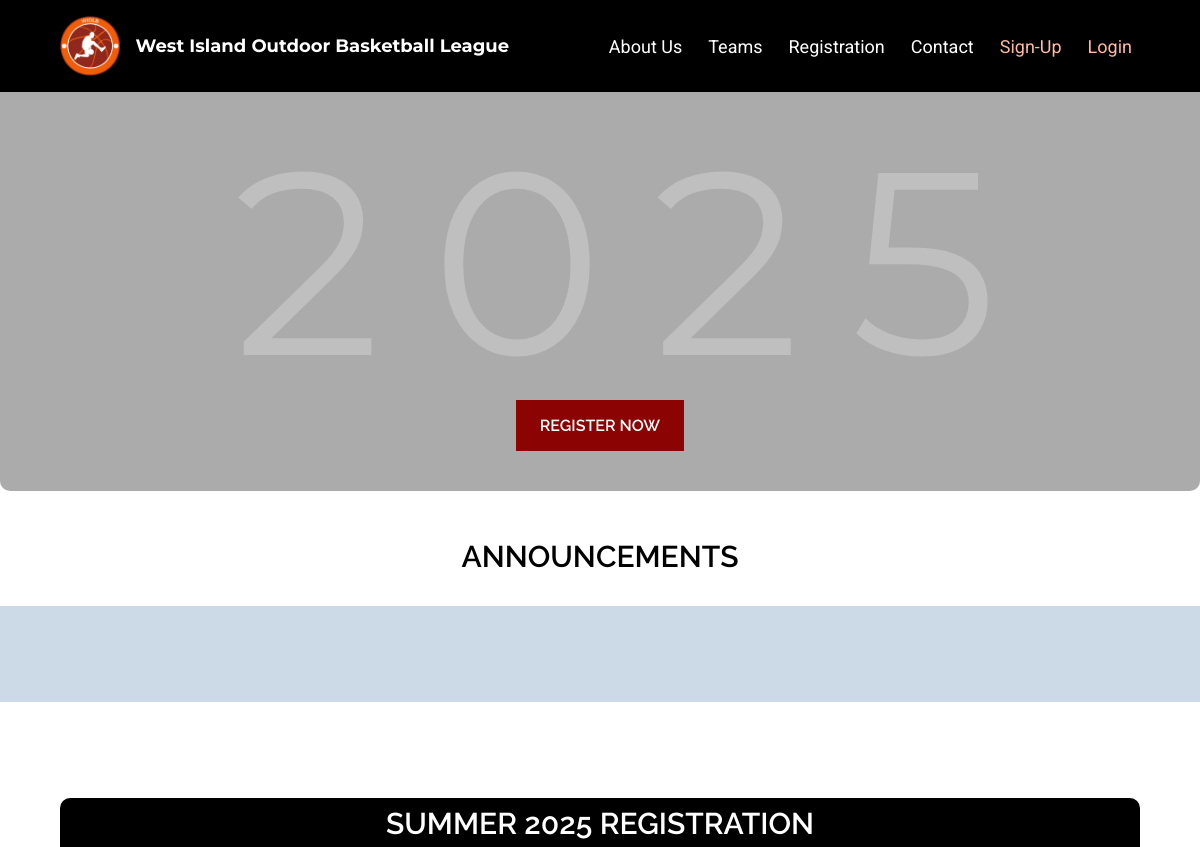
/wioblapp/ (upper part), run on an earlier commit of the app's database.
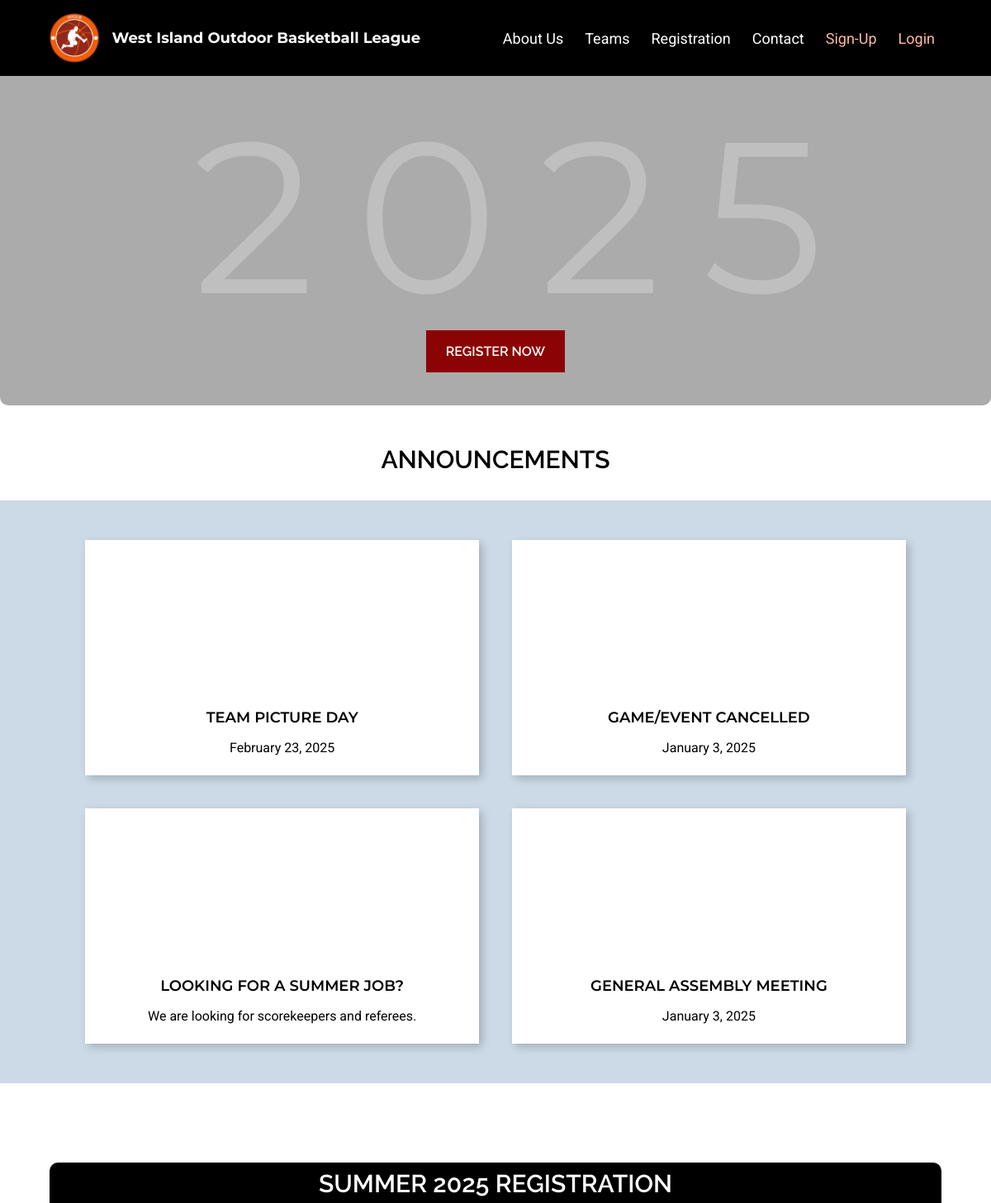
And on a later commit of the database.
### wioblapp/models.py (models this page shows, shortened)
class Announcement(models.Model):
    user_account = models.ForeignKey(UserAccount, on_delete=models.RESTRICT, related_name="announcements")
    title = models.CharField("Title", max_length=100)
    content = models.TextField("Content")
    img_url = models.URLField(blank=True, null=True)
    date = models.DateTimeField("Date", auto_now_add=True)

### wioblapp/views.py (the view)
# urls.py: path("", views.index, name="index"),
def index(request):
    announcements = Announcement.objects.order_by("-date")[:4]
    context = {
        "announcements": announcements,
    }
    return render(request, "index.html", context)

### wioblapp/templates/index.html (shortened to what this page needs)
{% extends 'base.html' %}
{% load static %}
{% block content %}
<section class="hero-banner">
    <video autoplay muted loop class="background-video">
        <source src="{% static 'videos/bannervid.mp4' %}" type="video/mp4">
    </video>
    <div class="hero-content">
        <div class="container">
            <h3>2025</h3>
            <a href="{% url 'registration' %}" class="action-button button">Register now</a>
        </div>
    </div>
</section>
<section class="announcements">
    <div class="section-heading">
        <div class="container">
            <h2>Announcements</h2>
        </div>
    </div>
    <div class="announcements-bg">
        <div class="container">
            <div class="announcements-flex">
                {% for announce in announcements %}
                <div class="announcement-card">
                    <div class="announcement-img" style="background-image: url('{{ announce.img_url }}');"></div>
                    <div class="announcement-content">
                        <a href="">{{ announce.title }}</a>
                        <p>{{ announce.content }}</p>
                    </div>
                </div>
                {% endfor %}
            </div>
        </div>
    </div>
</section>
<section class="reg-info">
    <div class="reg-info-heading">
        <h2>Summer 2025 registration</h2>
    </div>
</section>
{% endblock %}

What changed in the data, as far as the page shows it:
added Announcement: title "TEAM PICTURE DAY", content "February 23, 2025"
added Announcement: title "GAME/EVENT CANCELLED", content "January 3, 2025"
added Announcement: title "LOOKING FOR A SUMMER JOB?", content "We are looking for scorekeepers and referees."
added Announcement: title "GENERAL ASSEMBLY MEETING", content "January 3, 2025"
